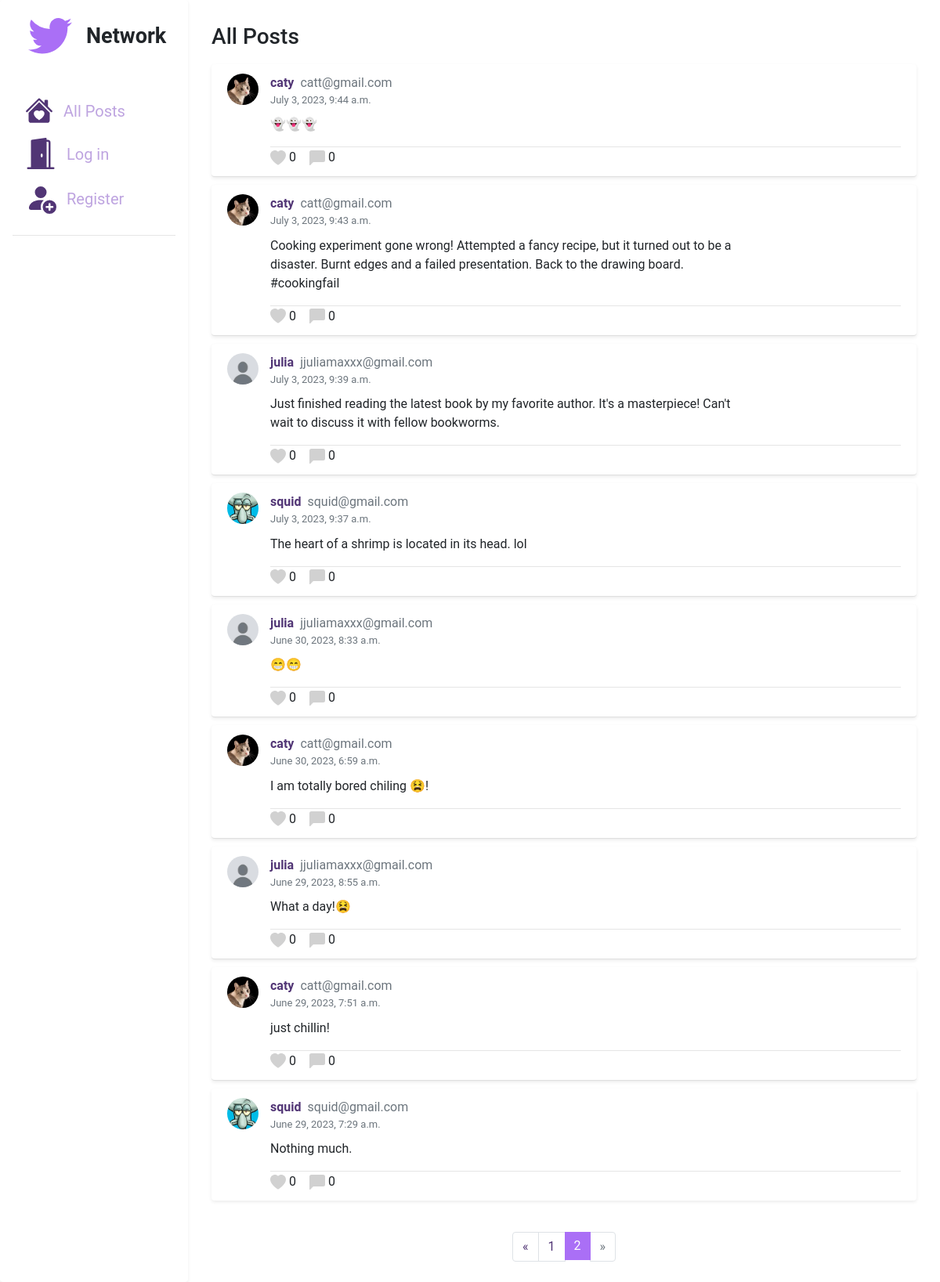
Before: /?page=2 with the older database file.
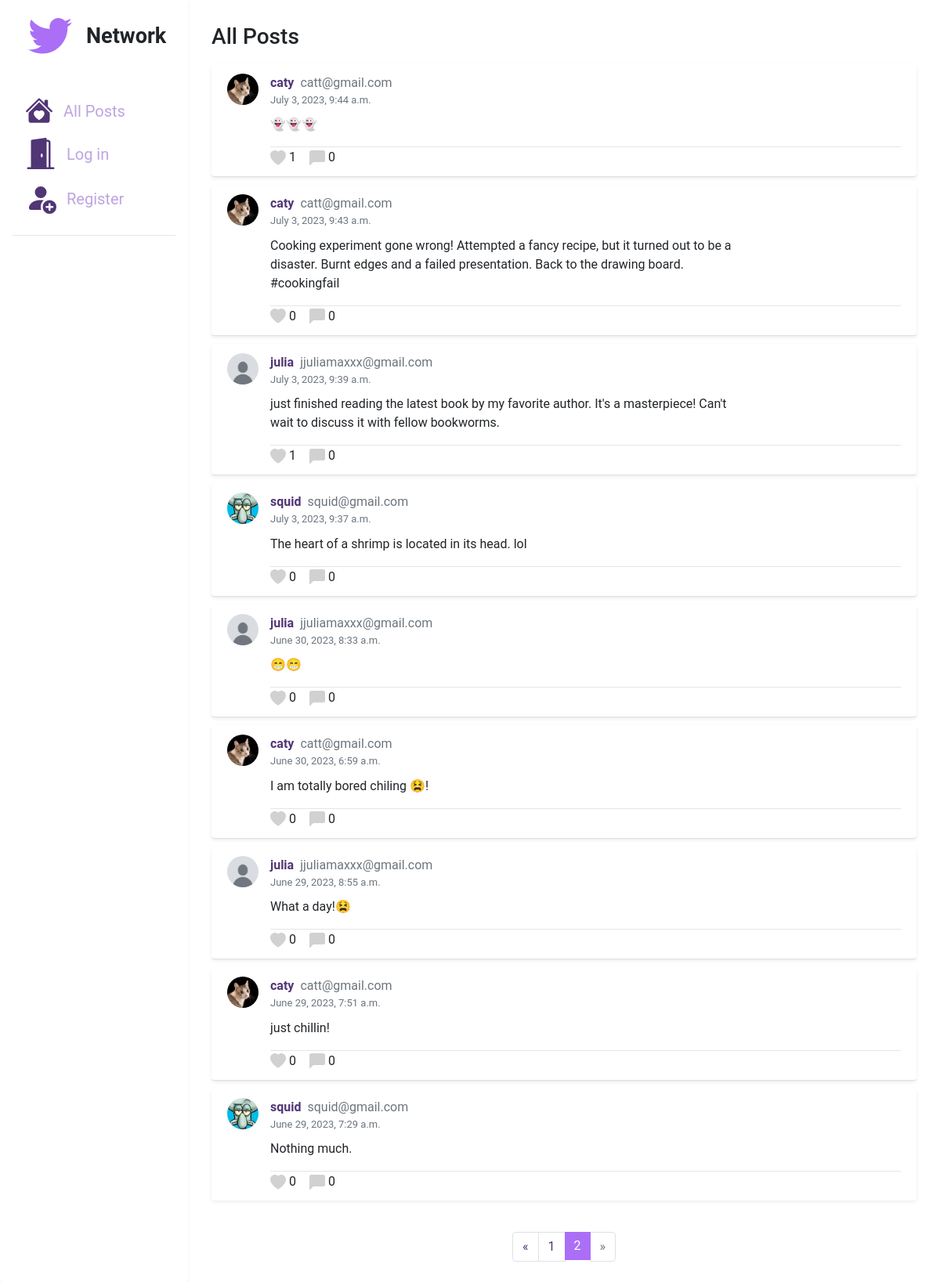
After: the same page with the newer database file.
### network/models.py (models this page shows, shortened)
class Post(models.Model):
    user = models.ForeignKey(User, on_delete=models.CASCADE, related_name="posts")
    text = models.TextField()
    time = models.DateTimeField(auto_now_add=True)

class User(AbstractUser):
    followers = models.ManyToManyField('self', symmetrical=False, related_name='following', blank=True)
    image = models.ImageField(upload_to='profile_images/', default='profile_images/default-avatar.jpg')

### network/views.py (the view)
# urls.py: path("", views.index, name="index"),
def index(request):
    if request.method == "GET":
        posts = Post.objects.all()
        posts = posts.order_by('-time')
        paginator = Paginator(posts, 10)
        page_number = request.GET.get('page')
        page_obj = paginator.get_page(page_number)
        return render(request, "network/index.html", {
            "posts": page_obj
        })
    elif 'post' in request.POST:
        post = request.POST['post']
        new_post = Post(user=request.user, text=post)
        new_post.save()
    return HttpResponseRedirect(reverse("index"))

### network/templates/network/index.html (shortened to what the changed rows need)
{% extends "network/layout.html" %}
{% block body %}
<div class="space">
    <div class="main">
        <ul class="list-group list-group-flush">
            {% for post in posts %}
            <li class="shadow-sm bg-body-tertiary rounded list-group-item">
                <div class="fx">
                    <div class="prof_img_div"><img src='{{ post.user.image.url }}' alt='Profile Image' class='prof_img' style="position:static"></div>
                    <div class="user_content">
                        <div class="fx between">
                            <div class="fx">
                                <a href="{% url 'profile' post.user.id %}" class="p_link"><div class="username"><strong>{{post.user.username}}</strong></div></a>
                                <div class="text-muted">{{post.user.email}}</div>
                            </div>
                        </div>
                        <div class="time text-muted">{{post.time}}</div>
                        <div class="post_content" data-content="{{post.text}}" data-id="{{post.id}}">{{post.text}}</div>
                        <hr class="hr1">
                        <div class="fx pointer">
                            <div class="like">
                                <div class="ilbk heart" data-id="{{post.id}}" data-user="{{user.id}}">
                                    <svg xmlns="http://www.w3.org/2000/svg" width="20" height="20" fill="rgb(209, 209, 209)" class="bi bi-heart-fill" viewBox="0 0 16 16">
                                        <path fill-rule="evenodd" d="M8 1.314C12.438-3.248 23.534 4.735 8 15-7.534 4.736 3.562-3.248 8 1.314z"/>
                                      </svg>
                                </div>
                                <div class="ilbk num_likes">{{post.likes.count}}</div>
                            </div>
                            <div>
                                <div class="ilbk chat">
                                    <svg xmlns="http://www.w3.org/2000/svg" width="20" height="20" fill="rgb(209, 209, 209)" class="bi bi-chat-left-fill" viewBox="0 0 16 16">
                                        <path d="M2 0a2 2 0 0 0-2 2v12.793a.5.5 0 0 0 .854.353l2.853-2.853A1 1 0 0 1 4.414 12H14a2 2 0 0 0 2-2V2a2 2 0 0 0-2-2H2z"/>
                                      </svg>
                                </div>
                                <div class="ilbk num_comments">0</div>
                            </div>
                        </div>
                    </div>
                </div>
            </li>
            {% empty %}
                <h4>No posts yet.</h4>
            {% endfor %}
        </ul>
    </div>
</div>
{% endblock %}

Changed rows visible on the page:
computed for Post "July 3, 2023, 9:44 a.m.": likes.count "0" → "1"
changed Post: text "Just finished reading the latest book by my favorite author. It's a masterpiece! Can't wait to discuss it with fellow bookworms." → "just finished reading the latest book by my favorite author. It's a masterpiece! Can't wait to discuss it with fellow bookworms."; likes.count "0" → "1"
